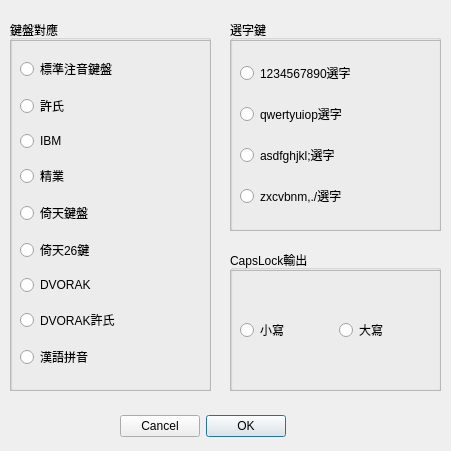
<?xml version="1.0" encoding="UTF-8"?>
<ui version="4.0">
 <class>chewingsettingDialog</class>
 <widget class="QDialog" name="chewingsettingDialog">
  <property name="geometry">
   <rect>
    <x>0</x>
    <y>0</y>
    <width>451</width>
    <height>451</height>
   </rect>
  </property>
  <property name="windowTitle">
   <string>新酷音輸入法屬性</string>
  </property>
  <widget class="QDialogButtonBox" name="buttonBox">
   <property name="geometry">
    <rect>
     <x>120</x>
     <y>410</y>
     <width>221</width>
     <height>32</height>
    </rect>
   </property>
   <property name="layoutDirection">
    <enum>Qt::RightToLeft</enum>
   </property>
   <property name="orientation">
    <enum>Qt::Horizontal</enum>
   </property>
   <property name="standardButtons">
    <set>QDialogButtonBox::Cancel|QDialogButtonBox::Ok</set>
   </property>
  </widget>
  <widget class="QGroupBox" name="groupBox">
   <property name="geometry">
    <rect>
     <x>10</x>
     <y>20</y>
     <width>201</width>
     <height>371</height>
    </rect>
   </property>
   <property name="title">
    <string>鍵盤對應</string>
   </property>
   <widget class="QFrame" name="frame">
    <property name="geometry">
     <rect>
      <x>0</x>
      <y>20</y>
      <width>201</width>
      <height>351</height>
     </rect>
    </property>
    <property name="frameShape">
     <enum>QFrame::StyledPanel</enum>
    </property>
    <property name="frameShadow">
     <enum>QFrame::Raised</enum>
    </property>
    <widget class="QWidget" name="verticalLayoutWidget">
     <property name="geometry">
      <rect>
       <x>10</x>
       <y>10</y>
       <width>181</width>
       <height>331</height>
      </rect>
     </property>
     <layout class="QVBoxLayout" name="verticalLayout">
      <item>
       <widget class="QRadioButton" name="radioButton_2">
        <property name="text">
         <string>標準注音鍵盤</string>
        </property>
       </widget>
      </item>
      <item>
       <widget class="QRadioButton" name="radioButton_3">
        <property name="text">
         <string>許氏</string>
        </property>
       </widget>
      </item>
      <item>
       <widget class="QRadioButton" name="radioButton_5">
        <property name="text">
         <string>IBM</string>
        </property>
       </widget>
      </item>
      <item>
       <widget class="QRadioButton" name="radioButton_6">
        <property name="text">
         <string>精業</string>
        </property>
       </widget>
      </item>
      <item>
       <widget class="QRadioButton" name="radioButton_9">
        <property name="text">
         <string>倚天鍵盤</string>
        </property>
       </widget>
      </item>
      <item>
       <widget class="QRadioButton" name="radioButton_8">
        <property name="text">
         <string>倚天26鍵</string>
        </property>
       </widget>
      </item>
      <item>
       <widget class="QRadioButton" name="radioButton_7">
        <property name="text">
         <string>DVORAK</string>
        </property>
       </widget>
      </item>
      <item>
       <widget class="QRadioButton" name="radioButton_4">
        <property name="text">
         <string>DVORAK許氏</string>
        </property>
       </widget>
      </item>
      <item>
       <widget class="QRadioButton" name="radioButton">
        <property name="text">
         <string>漢語拼音</string>
        </property>
       </widget>
      </item>
     </layout>
    </widget>
   </widget>
  </widget>
  <widget class="QGroupBox" name="groupBox_2">
   <property name="geometry">
    <rect>
     <x>230</x>
     <y>250</y>
     <width>211</width>
     <height>141</height>
    </rect>
   </property>
   <property name="title">
    <string>CapsLock輸出</string>
   </property>
   <widget class="QFrame" name="frame_3">
    <property name="geometry">
     <rect>
      <x>0</x>
      <y>20</y>
      <width>211</width>
      <height>121</height>
     </rect>
    </property>
    <property name="frameShape">
     <enum>QFrame::StyledPanel</enum>
    </property>
    <property name="frameShadow">
     <enum>QFrame::Raised</enum>
    </property>
    <widget class="QWidget" name="horizontalLayoutWidget">
     <property name="geometry">
      <rect>
       <x>10</x>
       <y>10</y>
       <width>191</width>
       <height>101</height>
      </rect>
     </property>
     <layout class="QHBoxLayout" name="horizontalLayout">
      <item>
       <widget class="QRadioButton" name="radioButton_15">
        <property name="text">
         <string>小寫</string>
        </property>
       </widget>
      </item>
      <item>
       <widget class="QRadioButton" name="radioButton_14">
        <property name="text">
         <string>大寫</string>
        </property>
       </widget>
      </item>
     </layout>
    </widget>
   </widget>
  </widget>
  <widget class="QGroupBox" name="groupBox_3">
   <property name="geometry">
    <rect>
     <x>230</x>
     <y>20</y>
     <width>211</width>
     <height>211</height>
    </rect>
   </property>
   <property name="title">
    <string>選字鍵</string>
   </property>
   <widget class="QFrame" name="frame_2">
    <property name="geometry">
     <rect>
      <x>0</x>
      <y>20</y>
      <width>211</width>
      <height>191</height>
     </rect>
    </property>
    <property name="frameShape">
     <enum>QFrame::StyledPanel</enum>
    </property>
    <property name="frameShadow">
     <enum>QFrame::Raised</enum>
    </property>
    <widget class="QWidget" name="verticalLayoutWidget_2">
     <property name="geometry">
      <rect>
       <x>10</x>
       <y>10</y>
       <width>191</width>
       <height>171</height>
      </rect>
     </property>
     <layout class="QVBoxLayout" name="verticalLayout_2">
      <item>
       <widget class="QRadioButton" name="radioButton_10">
        <property name="text">
         <string>1234567890選字</string>
        </property>
       </widget>
      </item>
      <item>
       <widget class="QRadioButton" name="radioButton_12">
        <property name="text">
         <string>qwertyuiop選字</string>
        </property>
       </widget>
      </item>
      <item>
       <widget class="QRadioButton" name="radioButton_13">
        <property name="text">
         <string>asdfghjkl;選字</string>
        </property>
       </widget>
      </item>
      <item>
       <widget class="QRadioButton" name="radioButton_11">
        <property name="text">
         <string>zxcvbnm,./選字</string>
        </property>
       </widget>
      </item>
     </layout>
    </widget>
   </widget>
  </widget>
 </widget>
 <resources/>
 <connections>
  <connection>
   <sender>buttonBox</sender>
   <signal>accepted()</signal>
   <receiver>chewingsettingDialog</receiver>
   <slot>accept()</slot>
   <hints>
    <hint type="sourcelabel">
     <x>248</x>
     <y>254</y>
    </hint>
    <hint type="destinationlabel">
     <x>157</x>
     <y>274</y>
    </hint>
   </hints>
  </connection>
  <connection>
   <sender>buttonBox</sender>
   <signal>rejected()</signal>
   <receiver>chewingsettingDialog</receiver>
   <slot>reject()</slot>
   <hints>
    <hint type="sourcelabel">
     <x>316</x>
     <y>260</y>
    </hint>
    <hint type="destinationlabel">
     <x>286</x>
     <y>274</y>
    </hint>
   </hints>
  </connection>
 </connections>
</ui>
